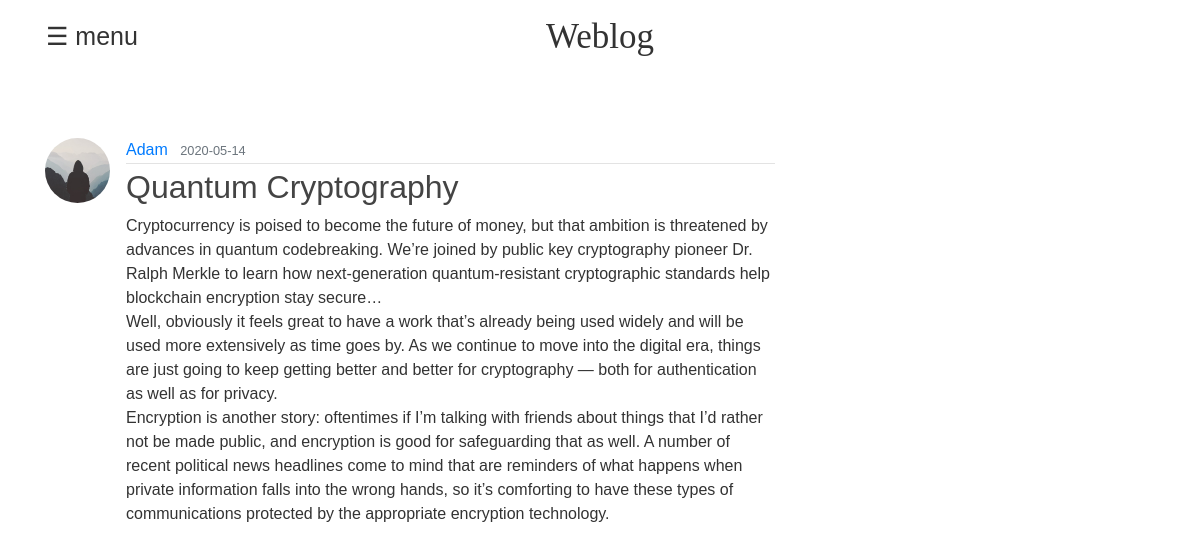
/post/1, run on the app's committed database.
### flaskblog/models.py (models this page shows, shortened)
class User(db.Model, UserMixin):
    id = db.Column(db.Integer, primary_key=True)
    username = db.Column(db.String(20), unique=True, nullable=False)
    email = db.Column(db.String(120), unique=True, nullable=False)
    image_file = db.Column(db.String(20), nullable=False, default='default.jpg')
    password = db.Column(db.String(60), nullable=False)
    posts = db.relationship('Post', backref='author', lazy=True)

class Post(db.Model):
    id = db.Column(db.Integer, primary_key=True)
    title = db.Column(db.String(100), nullable=False)
    date_posted = db.Column(db.DateTime, nullable=False, default=datetime.utcnow)
    content = db.Column(db.Text, nullable=False)
    user_id = db.Column(db.Integer, db.ForeignKey('user.id'), nullable=False)

### flaskblog/routes.py (the view)
@app.route("/post/<int:post_id>")
def post(post_id):
    post = Post.query.get_or_404(post_id)
    return render_template('post.html', title=post.title, post=post)

### flaskblog/templates/post.html (shortened to what this page needs)
{% extends "layout.html" %}
{% block content %}
  <article class="media content-section">
    <img class="rounded-circle article-img" src="{{ url_for('static', filename='profile_pics/' + post.author.image_file) }}">
    <div class="media-body">
      <div class="article-metadata">
        <a class="mr-2" href="{{ url_for('user_posts', username=post.author.username) }}">{{ post.author.username }}</a>
        <small class="text-muted">{{ post.date_posted.strftime('%Y-%m-%d') }}</small>
      </div>
      <h2 class="article-title">{{ post.title }}</h2>
      <p class="article-content">{{ post.content }}</p>
    </div>
  </article>
{% endblock content %}

### flaskblog/static/main.css (style rules this page uses)
body { font-family: Optima, sans-serif; }
body { color: #333333; padding-top: 10px; }
h1, h2, h3, h4, h5, h6 { color: #444444; }
.content-section { padding-top: 50px; border: 0px; border-radius: 2px; margin-bottom: 20px; }
.article-title { color: #444444; }
.article-content { white-space: pre-line; }
.article-img { height: 65px; width: 65px; margin-right: 16px; }
.article-metadata { padding-bottom: 1px; margin-bottom: 4px; border-bottom: 1px solid #e3e3e3 }

### data on the page
User: image_file (placeholder picture), author.username "Adam"
Post: date_posted "2020-05-14", title "Quantum Cryptography", content "Cryptocurrency is poised to become the future of money, but that ambition is threatened by advances in quantum codebreaking. We’re joined by public key cryptography pioneer Dr. Ralph Merkle to learn how next-generation quantum-resistant cryptographic standards help blockchain encryption stay secure… Well, obviously it feels great to have a work that’s already being used widely and will be used more extensively as time goes by. As we continue to move into the digital era, things are just going to keep getting better and better for cryptography — both for authentication as well as for privacy. Encryption is another story: oftentimes if I’m talking with friends about things that I’d rather not…"
